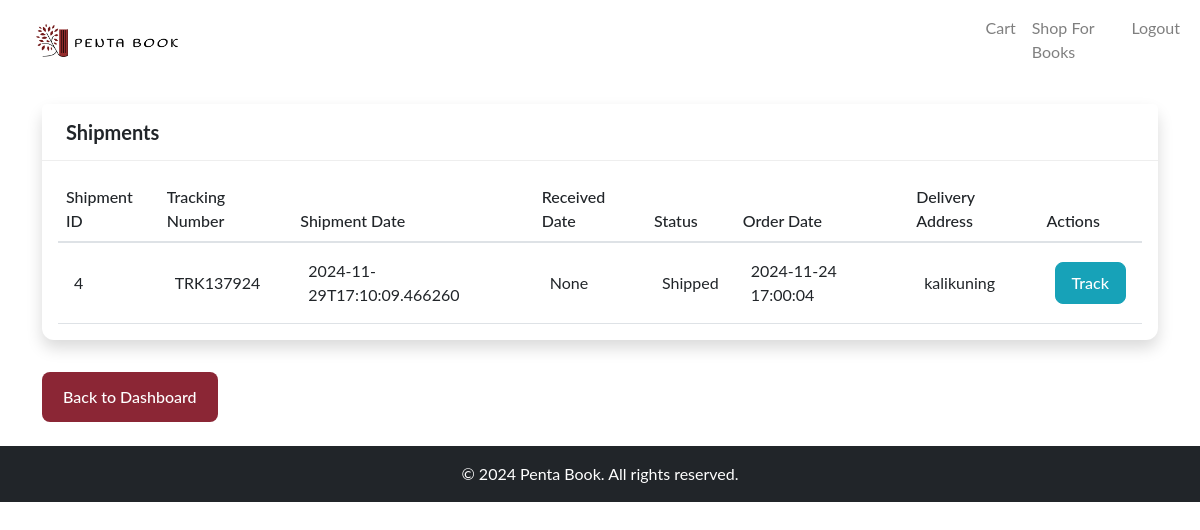
Page /buyer/view_shipments (signed in) on the committed database.
### tables this page shows
CREATE TABLE "shipment"
(
    shipment_id   INTEGER
        primary key autoincrement,
    order_id      INTEGER
        references orders,
    tracking_no   TEXT,
    shipment_date TEXT,
    received_date TEXT,
    status        TEXT
, shipment_service TEXT);

CREATE TABLE "orders"
(
    order_id         INTEGER
        primary key autoincrement,
    cart_id          INTEGER
        references cart,
    buyer_id         INTEGER
        references buyer,
    order_date       TEXT,
    subtotal         REAL,
    total            REAL,
    status           TEXT,
    delivery_address TEXT
);

### app.py (the view)
@app.route('/buyer/view_shipments')
def buyer_view_shipments():
    if session.get('role') != 'buyer':
        flash('You need to be logged in as a buyer to access this page.', 'warning')
        return redirect(url_for('buyer_login'))
    try:
        db = get_db()
        shipments = db.execute('''
                 SELECT s.shipment_id, s.tracking_no, s.shipment_date, s.received_date, s.status, s.shipment_service,
                        o.order_date, o.delivery_address
                 FROM shipment s
                 INNER JOIN orders o ON s.order_id = o.order_id
                 WHERE o.buyer_id = ?
             ''', (session.get('user_id'),)).fetchall()
        return render_template('customer/view_shipments.html', shipments=shipments)
    except Exception as e:
        flash(f'An error occurred: {e}', 'danger')
    return redirect(url_for('buyer_index'))

### app.py (called while the page is built)
def get_db():
    if 'db' not in g:
        g.db = sqlite3.connect(app.config['DATABASE'])
        g.db.row_factory = sqlite3.Row
    return g.db

### templates/customer/view_shipments.html (shortened to what this page needs)
{% extends "customer/base.html" %}
{% block content %}
<div class="card shadow">
    <div class="card-header bg-white">
        <h5 class="card-title mb-0">Shipments</h5>
    </div>
    <div class="card-body">
        <div class="table-responsive">
            <table class="table">
                <thead>
                    <tr>
                        <th>Shipment ID</th>
                        <th>Tracking Number</th>
                        <th>Shipment Date</th>
                        <th>Received Date</th>
                        <th>Status</th>
                        <th>Order Date</th>
                        <th>Delivery Address</th>
                        <th>Actions</th>
                    </tr>
                </thead>
                <tbody>
                    {% for shipment in shipments %}
                    <tr>
                        <td>{{ shipment['shipment_id'] }}</td>
                        <td>{{ shipment['tracking_no'] }}</td>
                        <td>{{ shipment['shipment_date'] }}</td>
                        <td>{{ shipment['received_date'] }}</td>
                        <td>{{ shipment['status'] }}</td>
                        <td>{{ shipment['order_date'] }}</td>
                        <td>{{ shipment['delivery_address'] }}</td>
                        <td>
                            <a href="{{ url_for('track_shipment_route', tracking_no=shipment['tracking_no']) }}" class="btn btn-info">Track</a>
                        </td>
                    </tr>
                    {% else %}
                    <tr>
                        <td colspan="8" class="text-center">No shipments found for you at this time.</td>
                    </tr>
                    {% endfor %}
                </tbody>
            </table>
        </div>
    </div>
</div>
<a href="{{ url_for('buyer_index') }}" class="btn btn-burgundy btn-md">Back to Dashboard</a>
{% endblock %}

### templates/customer/view_shipments.html (style rules this page uses)
:root { --burgundy: #8B2635; --burgundy-light: #BC8F96; --burgundy-lighter: #F2D9DC; --cream: #FDF6F0; }
.card { border: none; border-radius: 12px; box-shadow: 0 2px 4px rgba(0,0,0,0.1); margin-bottom: 2rem; }
.card-header { border-bottom: 1px solid #eee; padding: 1rem 1.5rem; background-color: #fff; }
.card-header h5 { margin: 0; font-size: 1.25rem; font-weight: bold; }
.table { margin-bottom: 0; }
.table th { border-top: none; font-weight: 500; }
.table td { vertical-align: middle; }
.btn-info { background-color: #17a2b8; border-color: #17a2b8; color: white; padding: 8px 16px; font-weight: 500; border-radius: 8px; transition: all 0.2s; }
.btn-burgundy { background: var(--burgundy); color: white; padding: 12px 20px; border-radius: 8px; font-weight: 500; transition: all 0.2s; }
.table tbody tr td, .table tbody tr th { padding: 1rem; }

### rows in the picture
shipment: shipment_id "4", tracking_no "TRK137924", shipment_date "2024-11-29T17:10:09.466260", received_date "None", status "Shipped", order_date "2024-11-24 17:00:04", delivery_address "kalikuning"
